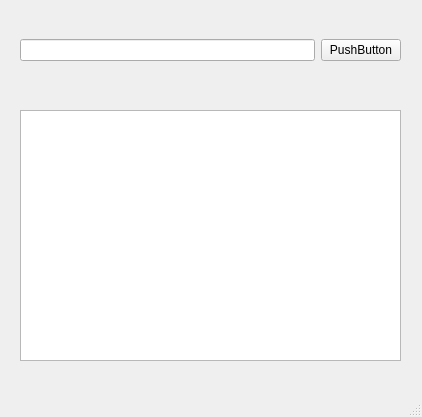
<?xml version="1.0" encoding="UTF-8"?>
<ui version="4.0">
 <class>MainWindow</class>
 <widget class="QMainWindow" name="MainWindow">
  <property name="geometry">
   <rect>
    <x>0</x>
    <y>0</y>
    <width>422</width>
    <height>417</height>
   </rect>
  </property>
  <property name="windowTitle">
   <string>MainWindow</string>
  </property>
  <widget class="QWidget" name="centralwidget">
   <widget class="QWidget" name="horizontalLayoutWidget">
    <property name="geometry">
     <rect>
      <x>20</x>
      <y>10</y>
      <width>381</width>
      <height>80</height>
     </rect>
    </property>
    <layout class="QHBoxLayout" name="horizontalLayout">
     <item>
      <widget class="QLineEdit" name="lineEdit"/>
     </item>
     <item>
      <widget class="QPushButton" name="pushButton">
       <property name="text">
        <string>PushButton</string>
       </property>
      </widget>
     </item>
    </layout>
   </widget>
   <widget class="QTextBrowser" name="textBrowser">
    <property name="geometry">
     <rect>
      <x>20</x>
      <y>110</y>
      <width>381</width>
      <height>251</height>
     </rect>
    </property>
   </widget>
  </widget>
  <widget class="QMenuBar" name="menubar">
   <property name="geometry">
    <rect>
     <x>0</x>
     <y>0</y>
     <width>422</width>
     <height>21</height>
    </rect>
   </property>
  </widget>
  <widget class="QStatusBar" name="statusbar"/>
 </widget>
 <resources/>
 <connections/>
</ui>
